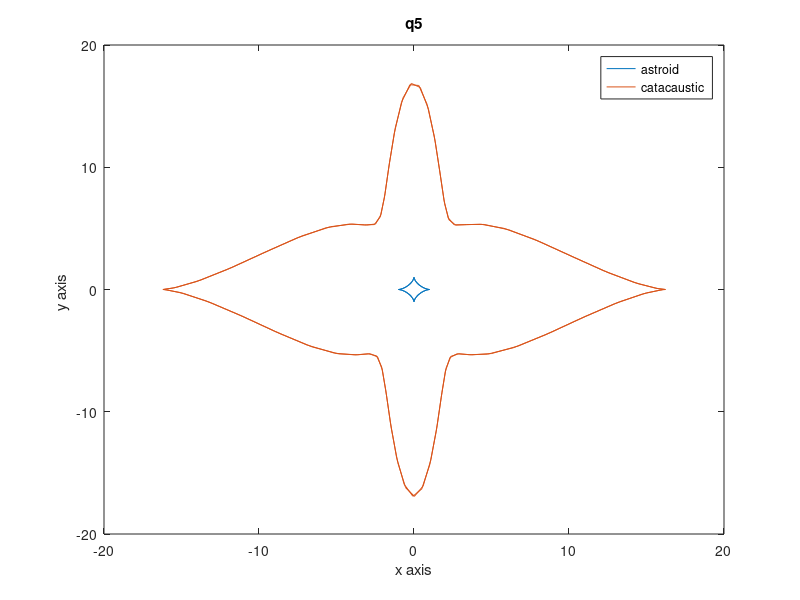

Reproduce this figure in MATLAB.
clc
clear
close all
%tam
t=-2*pi:0.1:2*pi;
x=cos(t).^3;
y=sin(t).^3;

x2=cos(t).*(8+5*cos(2*t)+3*cos(6*t)./13+3*cos(4*t));
y2=4*sin(t).^3 .*(7+6*cos(2*t)+3*cos(4*t) ./ 13+3*cos(4*t)); 
plot(x,y)
hold on

plot(x2,y2)

xlabel("x axis")
ylabel("y axis ");
legend("astroid","catacaustic")
title("q5")